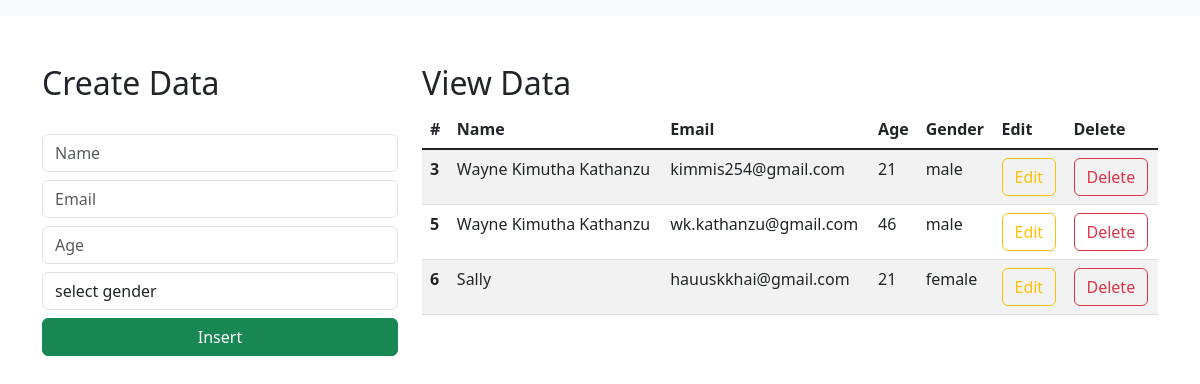
The page / on the database its author committed.
### Wetiba1/models.py (models this page shows)
class Student(models.Model):
    name = models.CharField(max_length=30, blank=False, null=False)
    email = models.EmailField()
    age = models.IntegerField()
    gender = models.CharField(max_length=30, blank=False, null=False)

### Wetiba1/views.py (the view)
# urls.py: path('', views.index),
def index(request):
    data = Student.objects.all()
    context = {"data": data}
    return render(request, "index.html", context)

### templates/index.html (shortened to what this page needs)
<html lang="en">
    <link href="https://cdn.jsdelivr.net/npm/bootstrap@5.3.0-alpha1/dist/css/bootstrap.min.css" rel="stylesheet">
  <head>
  </head>
  <body>
    <nav class="navbar navbar-expand-lg bg-body-tertiary">
      </nav>
      <div class="container mt-5">
        <div class="row">
            <div class="col-md-4">
                <h2>Create Data</h2>
                <br>
                <form action="/insert" method="post">
                    <div class="form-group">
                        <input type="text" class="form-control" placeholder="Name" name="name" required>
                    </div>
                    <div class="form-group">
                        <input type="email" class="form-control  mt-2" placeholder="Email" name="email" required>
                    </div>
                    <div class="form-group">
                        <input type="number" class="form-control  mt-2" placeholder="Age" name="age" required>
                    </div>
                    <div class="form-group mt-2">
                        <select id="gender" name="gender" class="form-control" required>
                            <option selected>select gender</option>
                        </select>
                    </div>
                    <div class="d-grid gap-2">
                        <button class="btn btn-success mt-2" type="submit">Insert</button>
                    </div>
                </form>
            </div>
            <div class="col-md-8">
                <h2>View Data</h2>
                <table class="table table-striped table-hover">
                    <thead>
                      <tr>
                        <th scope="col">#</th>
                        <th scope="col">Name</th>
                        <th scope="col">Email</th>
                        <th scope="col">Age</th>
                        <th scope="col">Gender</th>
                        <th scope="col">Edit</th>
                        <th scope="col">Delete</th>
                      </tr>
                    </thead>
                    <tbody class="table-group-divider">
                    {% for d in data %}
                      <tr>
                        <th scope="row">{{d.id}}</th>
                        <td>{{d.name}}</td>
                        <td>{{d.email}}</td>
                        <td>{{d.age}}</td>
                        <td>{{d.gender}}</td>
                        <td><a href="/update/{{d.id}}" type="button" class="btn btn-outline-warning">Edit</a></td>
                        <td><a href="/delete/{{d.id}}" type="button" class="btn btn-outline-danger">Delete</a></td>
                      </tr>
                    {% endfor %}
                    </tbody>
                  </table>
            </div>
        </div>
      </div>
  </body>
</html>

### rows shown on the page
Student: id "3", name "Wayne Kimutha Kathanzu", email "kimmis254@gmail.com", age "21", gender "male"
Student: id "5", name "Wayne Kimutha Kathanzu", email "wk.kathanzu@gmail.com", age "46", gender "male"
Student: id "6", name "Sally", email "hauuskkhai@gmail.com", age "21", gender "female"
